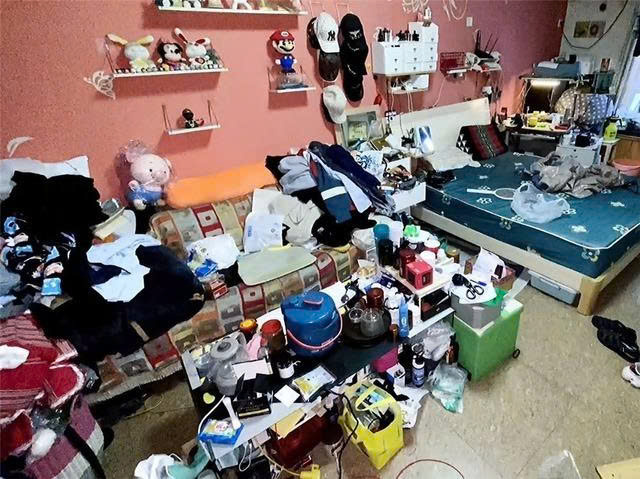
#> input picture 1791939977752_5646499923309140188_g3903960386938638765_b2f5a6815a9eed3880fc948527854ddb.jpg, 640 x 479 px
$ python -i image_features.py   (imports and definitions only)
#> lines starting #> are read from the running program, lines starting #| are printed output that depends on the picture; after the words box and inside, x2 and y2 are one past the last pixel; in counts of white or black regions, pixels touching at a corner belong together
#> further down, picture is the input picture: shape (479, 640, 3); mean B, G, R 109.1, 112.2, 126.2
### object_contours.py
"""Đo contour từ mask segmentation hoặc GrabCut trong ROI của mô hình detection."""
import cv2
import numpy as np


def contour_rings(mask, offset=(0,0), scale=(1,1)):
    contours,hierarchy=cv2.findContours(mask,cv2.RETR_TREE,cv2.CHAIN_APPROX_SIMPLE)
    if hierarchy is None:
        return []
    rings=[]
    for i,contour in enumerate(contours):
        if len(contour)<3 or cv2.contourArea(contour)<=0:
            continue
        depth=0;parent=int(hierarchy[0,i,3])
        while parent!=-1:
            depth+=1;parent=int(hierarchy[0,parent,3])
        points=contour.reshape(-1,2).astype(float)*np.array(scale)+np.array(offset)
        rings.append({'points':points.tolist(),'hole':bool(depth%2),'depth':depth})
    return rings


def geometric_area(rings):
    return max(0.,sum((-1 if r['hole'] else 1)*cv2.contourArea(np.array(r['points'],np.float32)) for r in rings))


# [98 lines left out: functions extract_object_contour, measure_mask_contour, measure_detections, union_contour_ratio, not called in this run]

### image_features.py
"""Repeatable image diagnostics and contour geometry; these are not object labels."""
import math
import cv2
import numpy as np
from object_contours import contour_rings, geometric_area


def rings_mask(rings, shape):
    mask=np.zeros(shape[:2],np.uint8)
    for ring in sorted(rings,key=lambda r:r.get('depth',int(r.get('hole',False)))):
        points=np.asarray(ring['points'],np.float32).reshape(-1,2)
        if len(points)>=3:
            cv2.fillPoly(mask,[np.round(points).astype(np.int32)],0 if ring.get('hole') else 255)
    return mask


def geometry(rings, shape, edges=None):
    h,w=shape[:2]
    outer=[np.asarray(r['points'],np.float32).reshape(-1,2) for r in rings if not r.get('hole')]
    if not outer or geometric_area(rings)<=0:
        return None
    points=np.concatenate(outer)
    area=geometric_area(rings)
    perimeter=sum(float(cv2.arcLength(np.asarray(r['points'],np.float32),True)) for r in rings)
    hull=cv2.convexHull(points);hull_area=float(cv2.contourArea(hull))
    x1,y1=points.min(axis=0);x2,y2=points.max(axis=0)
    bw,bh=float(x2-x1),float(y2-y1)
    moments=[((-1 if ring.get('hole') else 1),cv2.moments(np.asarray(ring['points'],np.float32))) for ring in rings]
    m00=sum(sign*m['m00'] for sign,m in moments)
    center=[sum(sign*m[key] for sign,m in moments)/m00 for key in ['m10','m01']] if m00>0 else points.mean(axis=0).tolist()
    rect=cv2.minAreaRect(points);corners=cv2.boxPoints(rect)
    mask=rings_mask(rings,(h,w));n,_,stats,_=cv2.connectedComponentsWithStats(mask)
    rows=np.where(mask>0)
    bottom=float(np.quantile(rows[0],.95))
    contact=[float(np.median(rows[1][rows[0]>=bottom])),float(rows[0].max())]
    result=dict(area_pixels=round(area,3),area_ratio=area/(h*w),perimeter_pixels=round(perimeter,3),
        centroid=[round(v,3) for v in center],centroid_normalized=[float(center[0]/w),float(center[1]/h)],
        contact_normalized=[float(contact[0]/w),float(contact[1]/h)],
        bbox=[float(x1),float(y1),float(x2),float(y2)],bbox_width=bw,bbox_height=bh,
        rotated_rect={'center':list(map(float,rect[0])),'size':list(map(float,rect[1])),'angle':float(rect[2]),'corners':corners.astype(float).tolist()},
        convex_hull_area=hull_area,solidity=min(1.,area/hull_area) if hull_area else None,
        extent=min(1.,area/(bw*bh)) if bw*bh else None,aspect_ratio=bw/bh if bh else None,
        circularity=min(1.,4*math.pi*area/(perimeter*perimeter)) if perimeter else None,
        equivalent_diameter=2*math.sqrt(area/math.pi),
        contour_count=len(outer),hole_count=sum(bool(r.get('hole')) for r in rings),
        connected_components=n-1,vertices=sum(len(r['points']) for r in rings),
        mask_pixels=int(cv2.countNonZero(mask)))
    if edges is not None:
        result['internal_edge_density']=float(np.count_nonzero((edges>0)&(mask>0))/max(1,cv2.countNonZero(mask)))
    return result


def extract_features(image):
    h,w=image.shape[:2];total=h*w
#> after `h, w = image.shape[:2]`: h = 479; w = 640
#> after `total = h * w`: total = 306560
    gray=cv2.cvtColor(image,cv2.COLOR_BGR2GRAY)
    blur=cv2.GaussianBlur(gray,(5,5),0)
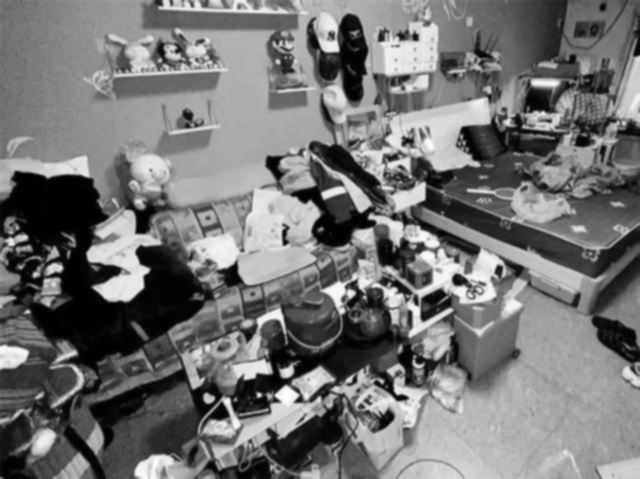
#> blur: shape (479, 640); min 0, max 252, mean 116
    edges=cv2.Canny(blur,80,160)
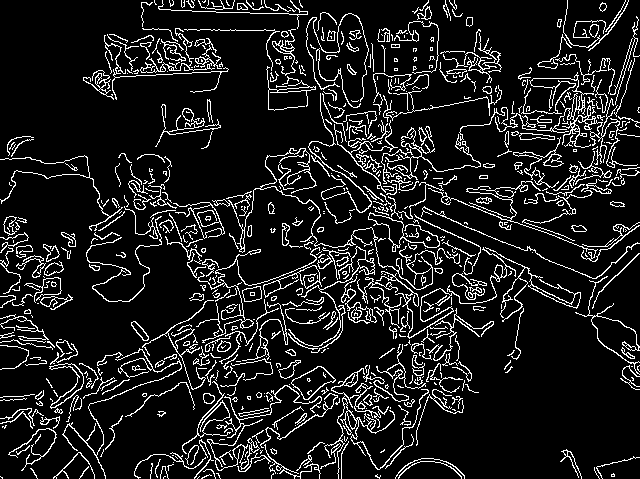
#> edges: shape (479, 640); 11.4% white in thin lines or dots
    binary=cv2.dilate(cv2.threshold(edges,50,255,cv2.THRESH_BINARY)[1],np.ones((5,5),np.uint8),iterations=2)
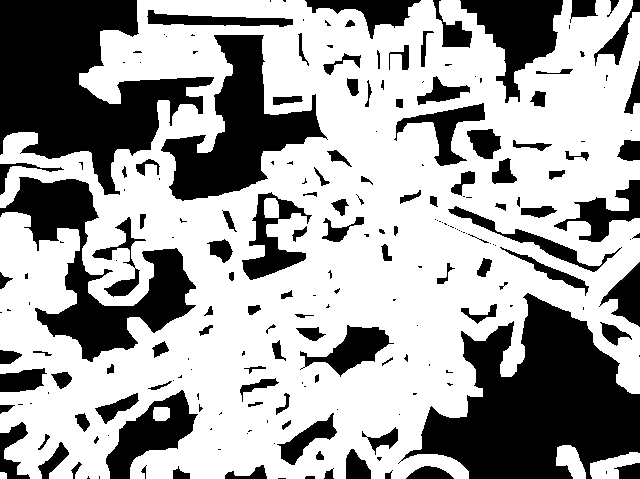
#> binary: shape (479, 640); 64% white; 215 black regions (100 under 20 px)
    contours,_=cv2.findContours(binary,cv2.RETR_EXTERNAL,cv2.CHAIN_APPROX_SIMPLE)
#> contours = 5 contours; box (x1, y1, x2, y2) and area: (0, 0, 640, 479) 224543, (590, 452, 640, 479) 716, (556, 445, 586, 479) 596, (153, 407, 170, 421) 193, (0, 472, 7, 479) 34
    selected=[c for c in contours if cv2.contourArea(c)>total*.001]
#> selected = 3 contours; box (x1, y1, x2, y2) and area: (0, 0, 640, 479) 224543, (590, 452, 640, 479) 716, (556, 445, 586, 479) 596
    raw=image.copy();filtered=image.copy();cv2.drawContours(raw,contours,-1,(70,160,220),1)
#> after `cv2.drawContours(raw, contours, -1, (70, 160, 220), 1)`:
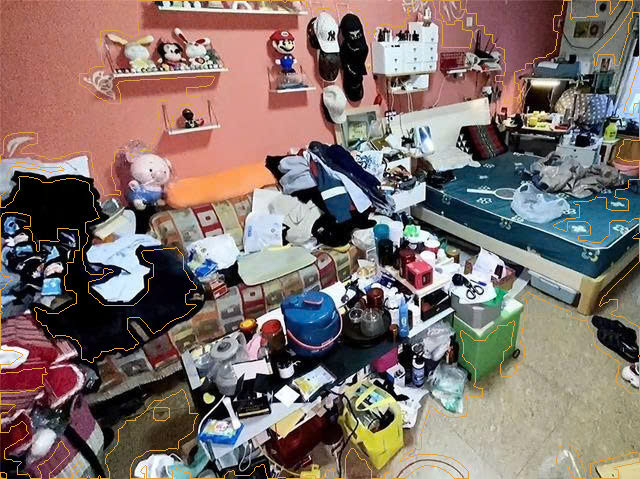
#> raw: shape (479, 640, 3); 2.05% of pixels changed, all inside (x1, y1, x2, y2) = (0, 0, 640, 479)
    cv2.drawContours(filtered,selected,-1,(70,170,60),2)
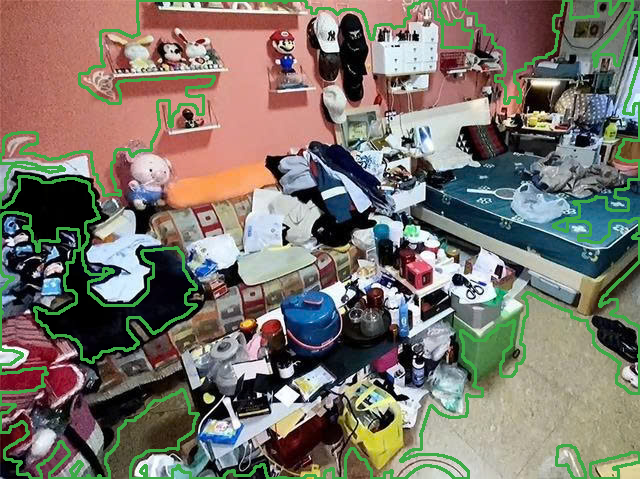
#> filtered: shape (479, 640, 3); 6.64% of pixels changed, all inside (x1, y1, x2, y2) = (0, 0, 640, 479)
    union=np.zeros((h,w),np.uint8)
    cv2.drawContours(union,selected,-1,255,cv2.FILLED)
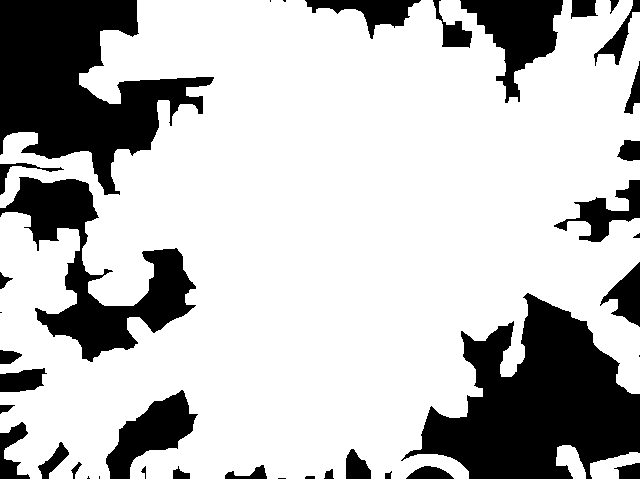
#> union: shape (479, 640); 74.7% white; 39 black regions (7 under 20 px), largest, box (x1, y1, x2, y2) and area: (401, 293, 640, 479) 24276, (0, 0, 214, 195) 21033, (0, 177, 196, 362) 11518
    contour_rows=[]
    for i,c in enumerate(sorted(selected,key=cv2.contourArea,reverse=True),1):
        rings=[{'points':c.reshape(-1,2).astype(float).tolist(),'hole':False,'depth':0}]
        row=geometry(rings,image.shape,edges)
        if row:contour_rows.append({'id':f'cv-{i}',**row})
#> this loop made 3 passes
#> (outer in geometry, area in geometry, perimeter in geometry, hull_area in geometry, x1 in geometry, y1 in geometry, x2 in geometry, bw in geometry) on passes 1 to 3: (1 point arrays, longest 1985 points, 224543, 6554.1, 288551.5, 0, 0, 639, 639), (1 point arrays, longest 47 points, 716.5, 147.7, 890.5, 590, 452, 639, 49), (1 point arrays, longest 41 points, 596, 111.9, 686, 556, 445, 585, 29)
#> pass 3, in geometry (call 3), `mask = rings_mask(rings, (h, w))`:
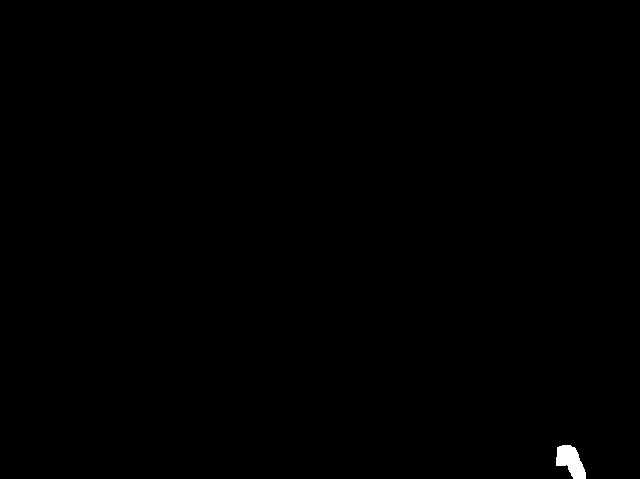
#> mask: shape (479, 640); 0.21% white; 1 white region
#> after the loop, contour_rows = 3 items
    metrics={'width':w,'height':h,'pixel_count':total,'edge_pixels':int(cv2.countNonZero(edges)),
        'edge_density':float(cv2.countNonZero(edges)/total),'raw_contour_count':len(contours),'contour_count':len(selected),
        'region_area_pixels':geometric_area(contour_rings(union)),
        'region_area_ratio':geometric_area(contour_rings(union))/total,
        'contour_area_sum':sum(float(cv2.contourArea(c)) for c in selected),
        'contours_per_megapixel':len(selected)/(total/1_000_000),
        'mean_contour_area':float(np.mean([r['area_pixels'] for r in contour_rows])) if contour_rows else 0,
        'parameters':{'gaussian_kernel':[5,5],'canny_low':80,'canny_high':160,'dilation_kernel':[5,5],
                      'dilation_iterations':2,'minimum_contour_area_ratio':.001}}
#> in contour_rings, `contours,hierarchy=cv2.findContours(mask,cv2.RETR_TREE,cv2.CHAIN_APPRO..`: contours has the same summary as selected in extract_features
#> the loop in contour_rings, `for i,contour in enumerate(contours):` made 3 passes
#> the loop in contour_rings (call 2), `for i,contour in enumerate(contours):` made 3 passes
    stages=[
      ('original','Ảnh đầu vào',image,'Ảnh màu ở kích thước phân tích; giữ tỷ lệ khung hình.','Ảnh màu BGR'),
      ('gray','Ảnh xám',gray,'Y = 0,299R + 0,587G + 0,114B','cv2.cvtColor(..., COLOR_BGR2GRAY)'),
      ('blur','Giảm nhiễu Gaussian',blur,'I′(x,y) = Σ G(u,v)I(x−u,y−v); kernel 5×5','cv2.GaussianBlur(gray, (5,5), 0)'),
      ('edges','Đường biên Canny',edges,'Edge density = số pixel cạnh / số pixel ảnh','cv2.Canny(blur, 80, 160)'),
      ('binary','Giãn biên / ảnh nhị phân',binary,'Ghép các nét cạnh gần nhau để tạo vùng; đây chưa phải mask vật thể.','cv2.threshold + cv2.dilate(kernel 5×5, 2 lần)'),
      ('raw_contours','Tất cả contour OpenCV',raw,'Contour mô tả vùng cạnh, không tương đương số đồ vật.','cv2.findContours(RETR_EXTERNAL, CHAIN_APPROX_SIMPLE)'),
      ('contours','Contour sau lọc diện tích',filtered,'Giữ A > 0,001 × W × H; A = cv2.contourArea(contour)','cv2.contourArea + cv2.drawContours')]
    return {'metrics':metrics,'contours':contour_rows,'stages':stages,'edges':edges}

>>> import cv2
>>> picture = cv2.imread('1791939977752_5646499923309140188_g3903960386938638765_b2f5a6815a9eed3880fc948527854ddb.jpg')
>>> result = extract_features(picture)
#> result = 4 items

$ run again, on room.jpg
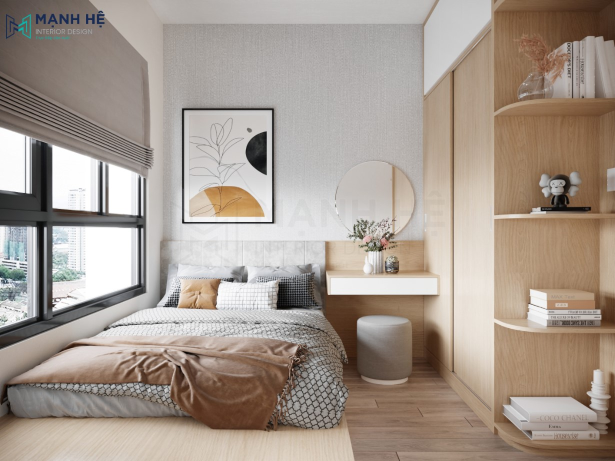
#> input picture room.jpg, 1230 x 922 px (shown at 1/2 size)
#> picture is the input picture: shape (922, 1230, 3); mean B, G, R 143, 153.4, 165.8
#> in extract_features, `edges=cv2.Canny(blur,80,160)`:
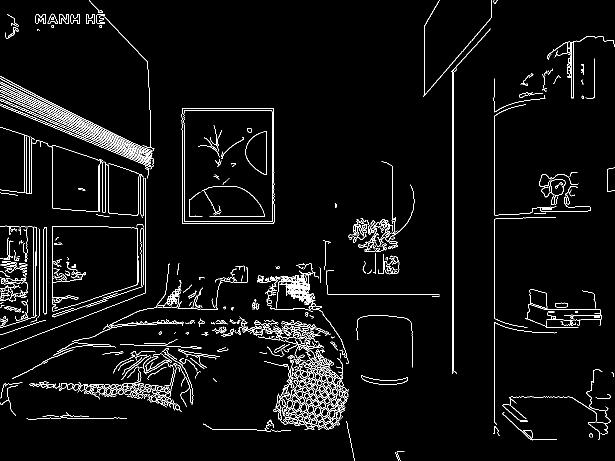
#> edges: shape (922, 1230) (shown at 1/2 size); 3.9% white in thin lines or dots
#> binary: shape (922, 1230); 23.9% white; 42 white regions
#> in extract_features, `contours,_=cv2.findContours(binary,cv2.RETR_EXTERNAL,cv2.CHAIN_APPROX_..`: contours = 38 contours; largest, box (x1, y1, x2, y2) and area: (0, 0, 313, 703) 83185, (399, 477, 883, 922) 48556, (359, 212, 553, 452) 45776, (0, 523, 500, 835) 41618, (0, 447, 98, 674) 19046
#> selected = 16 contours; largest, box (x1, y1, x2, y2) and area: (0, 0, 313, 703) 83185, (399, 477, 883, 922) 48556, (359, 212, 553, 452) 45776, (0, 523, 500, 835) 41618, (0, 447, 98, 674) 19046
#> raw: shape (922, 1230, 3); 2.1% of pixels changed, all inside (x1, y1, x2, y2) = (0, 0, 1230, 922)
#> union: shape (922, 1230); 28.6% white; 16 white regions, largest, box (x1, y1, x2, y2) and area: (0, 0, 313, 703) 85129, (399, 477, 883, 922) 49998, (359, 212, 553, 452) 46205
#> the loop in extract_features, `for i,c in enumerate(sorted(selected,key=cv2.contourArea,reverse=True)..` made 16 passes
#> (outer in geometry, area in geometry, perimeter in geometry, hull_area in geometry, x1 in geometry, y1 in geometry, x2 in geometry, y2 in geometry) on passes 1, 3, 5, 6, 12: (1 point arrays, longest 1530 points, 83185, 4282.8, 176572, 0, 0, 312, 702), (1 point arrays, longest 29 points, 45776, 861.8, 45956, 359, 212, 552, 451), (1 point arrays, longest 223 points, 19046, 901.6, 20495, 0, 447, 97, 673), (1 point arrays, longest 384 points, 19009.5, 2814.5, 103944, 983, 133, 1185, 875), (1 point arrays, longest 50 points, 2612, 281.1, 2984.5, 67, 23, 162, 58)
#> pass 3, in geometry (call 3), `mask = rings_mask(rings, (h, w))`:
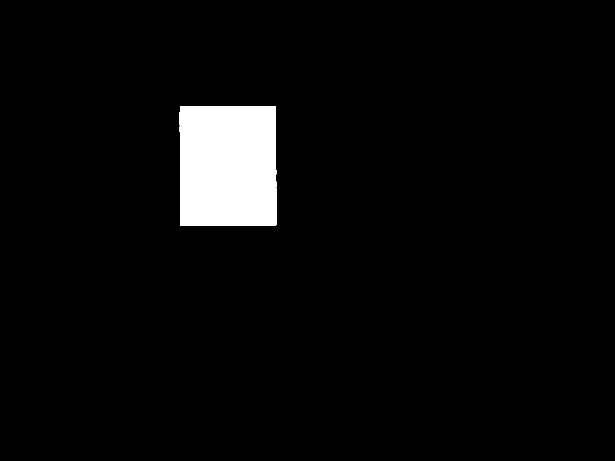
#> mask: shape (922, 1230) (shown at 1/2 size); 4.1% white; 1 white region
#> after the loop in extract_features, `for i,c in enumerate(sorted(selected,key=cv2.contourArea,reverse=True)..`: contour_rows = 16 items
#> in contour_rings, `contours,hierarchy=cv2.findContours(mask,cv2.RETR_TREE,cv2.CHAIN_APPRO..`: contours has the same summary as selected in extract_features
#> the loop in contour_rings, `for i,contour in enumerate(contours):` made 16 passes
#> the loop in contour_rings (call 2), `for i,contour in enumerate(contours):` made 16 passes
#> `result = extract_features(picture)`: result = 4 items
